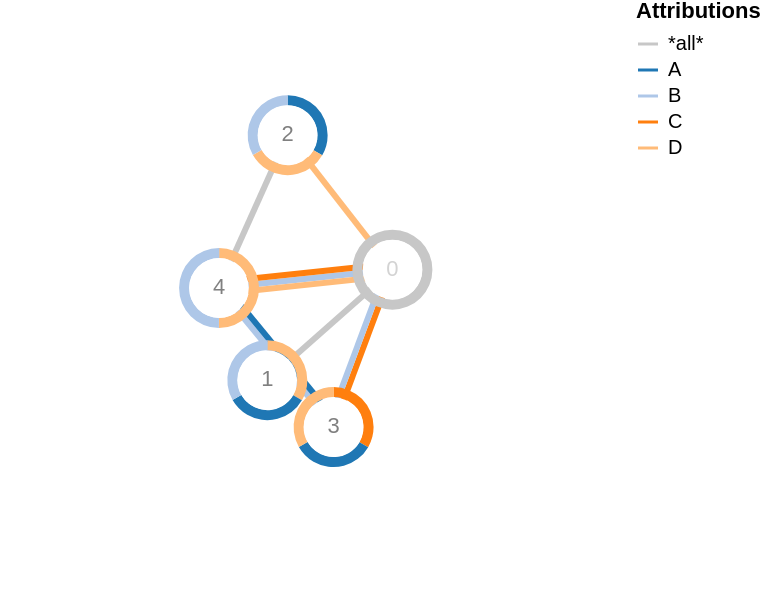

Write a Vega-Lite specification for this figure.
### Vega specification from a JSON file in a GitHub repository (floating-point values rounded to 4 significant figures)
{"$schema": "https://vega.github.io/schema/vega/v5.json", "description": "A node-link diagram with force-directed and attributions as arc-segments, multilines.", "width": 300, "height": 300, "padding": 0, "signals": [{"name": "cx", "update": "width / 2"}, {"name": "cy", "update": "height / 2"}, {"name": "innerRadius", "value": 15}, {"name": "bandWidth", "value": 5}, {"name": "nodeCharge", "value": -80}, {"name": "linkDistance", "value": 80}, {"name": "lineWidth", "value": 3}, {"name": "static", "value": true, "bind": {"input": "checkbox"}}, {"description": "State variable for active node fix status.", "name": "fix", "value": false, "on": [{"events": "symbol:mouseout[!event.buttons], window:mouseup", "update": "false"}, {"events": "symbol:mouseover", "update": "fix || true"}, {"events": "[symbol:mousedown, window:mouseup] > window:mousemove!", "update": "xy()", "force": true}]}, {"description": "Graph node most recently interacted with.", "name": "node", "value": null, "on": [{"events": "symbol:mouseover", "update": "fix === true ? item() : node"}]}, {"description": "Flag to restart Force simulation upon data changes.", "name": "restart", "value": false, "on": [{"events": {"signal": "fix"}, "update": "fix && fix.length"}]}], "scales": [{"name": "color", "type": "ordinal", "range": ["#c7c7c7", "#1f77b4", "#aec7e8", "#ff7f0e", "#ffbb78", "#2ca02c", "#98df8a", "#d62728", "#ff9896", "#9467bd", "#c5b0d5", "#8c564b", "#c49c94", "#e377c2", "#f7b6d2", "#bcbd22", "#dbdb8d", "#17becf", "#9edae5"], "domain": {"sort": {"order": "ascending"}, "fields": [{"data": "node-attributions", "field": "attribution"}, {"data": "link-attributions", "field": "attribution"}]}}], "legends": [{"title": "Attributions", "stroke": "color", "symbolType": "stroke"}], "marks": [{"name": "nodes", "type": "symbol", "zindex": 1, "from": {"data": "node-data"}, "on": [{"trigger": "fix", "modify": "node", "values": "fix === true ? {fx: node.x, fy: node.y} : {fx: fix[0], fy: fix[1]}"}, {"trigger": "!fix", "modify": "node", "values": "{fx: null, fy: null}"}], "encode": {"enter": {"fill": {"value": "white"}, "size": {"signal": "2 * (innerRadius+bandWidth+1) * (innerRadius+bandWidth+1)"}}, "update": {"cursor": {"value": "pointer"}}}, "transform": [{"type": "force", "iterations": 300, "restart": {"signal": "restart"}, "static": {"signal": "static"}, "signal": "force", "forces": [{"force": "center", "x": {"signal": "cx"}, "y": {"signal": "cy"}}, {"force": "collide", "radius": {"signal": "innerRadius+bandWidth"}}, {"force": "nbody", "strength": {"signal": "nodeCharge"}}, {"force": "link", "links": "link-data", "distance": {"signal": "linkDistance"}}]}]}, {"name": "links", "type": "group", "zindex": 0, "from": {"facet": {"data": "link-data", "name": "link-facets", "groupby": "id"}}, "data": [{"name": "linky-data", "source": "link-facets", "transform": [{"type": "flatten", "fields": ["attribution"], "index": "_idx"}, {"type": "formula", "as": "weight", "expr": "1"}, {"type": "formula", "as": "slot", "expr": "if(datum._idx%2==0, datum._idx/2, -(datum._idx+1)/2)"}, {"type": "formula", "as": "idx", "expr": "datum.source.x-datum.target.x"}, {"type": "formula", "as": "idy", "expr": "datum.source.y-datum.target.y"}, {"type": "formula", "as": "length", "expr": "sqrt(pow(datum.idx, 2) + pow(datum.idy, 2))"}, {"type": "formula", "as": "Ax", "expr": "-datum.idy/datum.length"}, {"type": "formula", "as": "Ay", "expr": "datum.idx/datum.length"}, {"type": "formula", "as": "nx", "expr": "datum.source.x + datum.slot * lineWidth * datum.Ax"}, {"type": "formula", "as": "nx2", "expr": "datum.target.x + datum.slot * lineWidth * datum.Ax"}, {"type": "formula", "as": "ny", "expr": "datum.source.y + datum.slot * lineWidth * datum.Ay"}, {"type": "formula", "as": "ny2", "expr": "datum.target.y + datum.slot * lineWidth * datum.Ay"}]}], "marks": [{"type": "rule", "name": "lines", "from": {"data": "linky-data"}, "encode": {"enter": {"stroke": {"scale": "color", "field": "attribution"}, "strokeWidth": {"signal": "lineWidth"}}, "update": {"x": {"field": "nx"}, "y": {"field": "ny"}, "x2": {"field": "nx2"}, "y2": {"field": "ny2"}}}}]}, {"name": "nodeHalos", "type": "group", "from": {"facet": {"data": "node-attributions", "name": "node-facets", "groupby": "id"}}, "data": [{"name": "attribution-arcs", "source": "node-facets", "transform": [{"type": "pie", "field": "weight", "startAngle": 0, "endAngle": 6.29, "sort": true}, {"type": "lookup", "from": "nodes", "key": "datum.id", "fields": ["id"], "values": ["x", "y"]}]}], "marks": [{"type": "arc", "from": {"data": "attribution-arcs"}, "encode": {"enter": {"fill": {"scale": "color", "field": "attribution"}, "startAngle": {"field": "startAngle"}, "endAngle": {"field": "endAngle"}, "innerRadius": {"signal": "innerRadius"}, "outerRadius": {"signal": "innerRadius+bandWidth"}}, "update": {"x": {"field": "x"}, "y": {"field": "y"}}}}]}, {"type": "text", "name": "labels", "zindex": 2, "interactive": false, "from": {"data": "nodes"}, "encode": {"enter": {"text": {"field": "datum.label"}, "align": {"value": "center"}, "baseline": {"value": "middle"}}, "update": {"x": {"field": "x"}, "y": {"field": "y"}, "fill": [{"test": "indexof(datum.datum.attribution, '*all*')>=0", "value": "lightgray"}, {"value": "gray"}]}}}], "data": [{"name": "node-data", "values": [{"attribution": ["*all*"], "label": 0, "id": 0}, {"attribution": ["D", "A", "B"], "label": 1, "id": 1}, {"attribution": ["A", "D", "B"], "label": 2, "id": 2}, {"attribution": ["C", "A", "D"], "label": 3, "id": 3}, {"attribution": ["D", "B"], "label": 4, "id": 4}]}, {"name": "link-data", "values": [{"attribution": ["*all*"], "source": 0, "target": 1}, {"attribution": ["D"], "source": 0, "target": 2}, {"attribution": ["C", "B"], "source": 0, "target": 3}, {"attribution": ["B", "C", "D"], "source": 0, "target": 4}, {"attribution": ["*all*"], "source": 2, "target": 4}, {"attribution": ["B", "A"], "source": 3, "target": 4}]}, {"name": "node-attributions", "source": "node-data", "transform": [{"type": "flatten", "fields": ["attribution"]}, {"type": "formula", "as": "weight", "expr": "1"}]}, {"name": "link-attributions", "source": "link-data", "transform": [{"type": "flatten", "fields": ["attribution"], "index": "_idx"}]}]}
